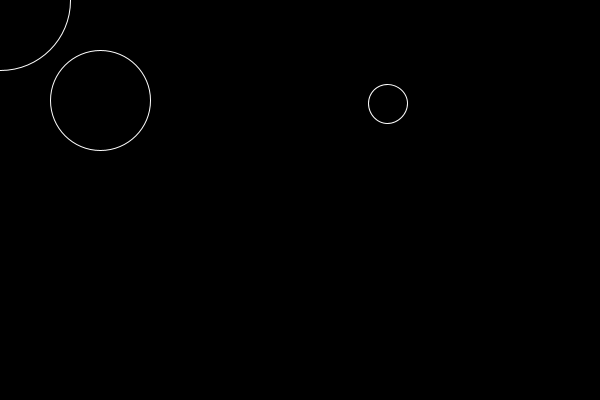
Frame 1 (no input)
Frame 60 (the mouse pressed at the canvas centre just before this capture): identical to frame 1, image omitted
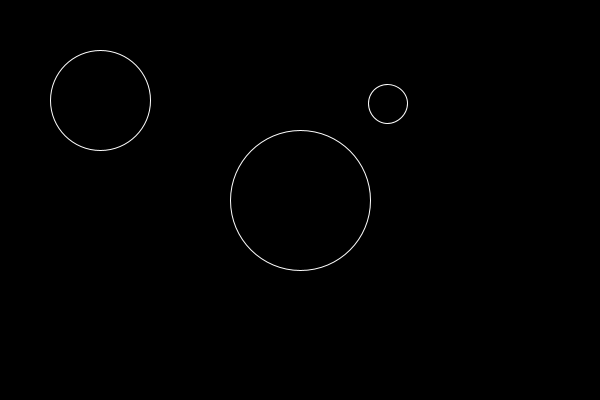
Frame 120 (the mouse held since frame 60 and released just before this capture)

The Processing sketch that drew these frames (run headless with seeded random() and noise(); from frame 60 on, the mouse is pressed at the canvas centre):

// Processing sketch: ObjectCommunication
// ── ObjectCommunication.pde
Particle p1, p2, p3;

void setup(){
    size(600, 400);
    p1 = new Particle(100, 100, 50);
    p2 = new Particle(500, 200, 70);
    p3 = new Particle();
}

void draw(){
    background(0);
    
    if(p2.overlaps(p1)){
        background(0, 255, 0);
    }
    
    if(p2.overlaps(p3)){
        background(0, 0, 255);
    }
    
    p2.x = mouseX;
    p2.y = mouseY;
    
    p1.display();
    p2.display();
    p3.display();
}

// ── Particle.pde
class Particle{
    float x, y;
    float r;
    
    Particle(float tempX, float tempY, float tempR){
        x = tempX;
        y = tempY;
        r = tempR;
    }
    
    // Overloading constructor:
    Particle(){
        x = random(width);
        y = random(height);
        r = (random(4, 20));
    }
    
    void display(){
        stroke(255);
        noFill();
        ellipse(x, y, r*2, r*2);
    }
    
    boolean overlaps(Particle p){
        
        float distance = dist(this.x, this.y, p.x, p.y);
        
        if(distance<this.r+p.r){
            return true;
        }
        
        return false;    
    }
}
